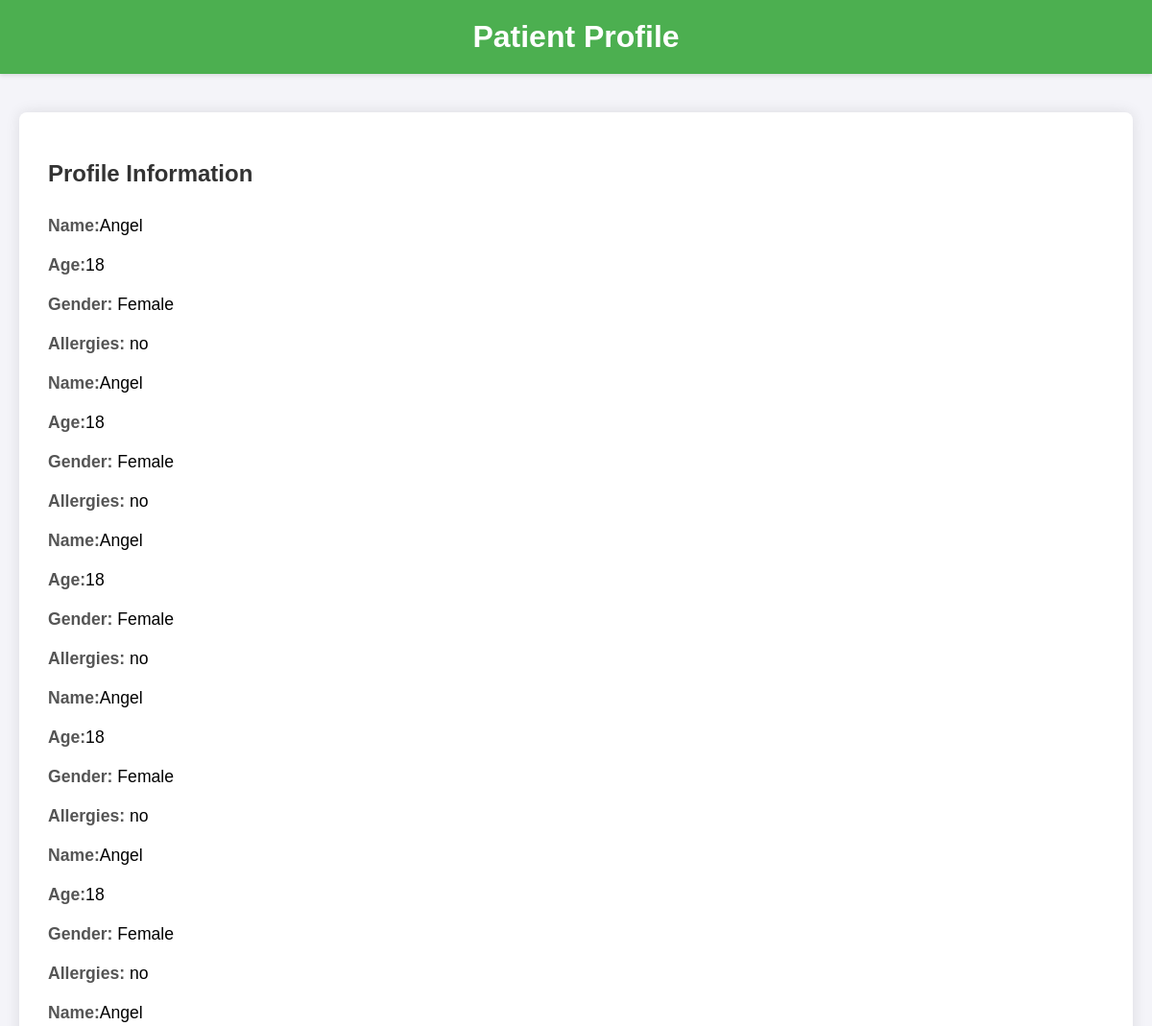
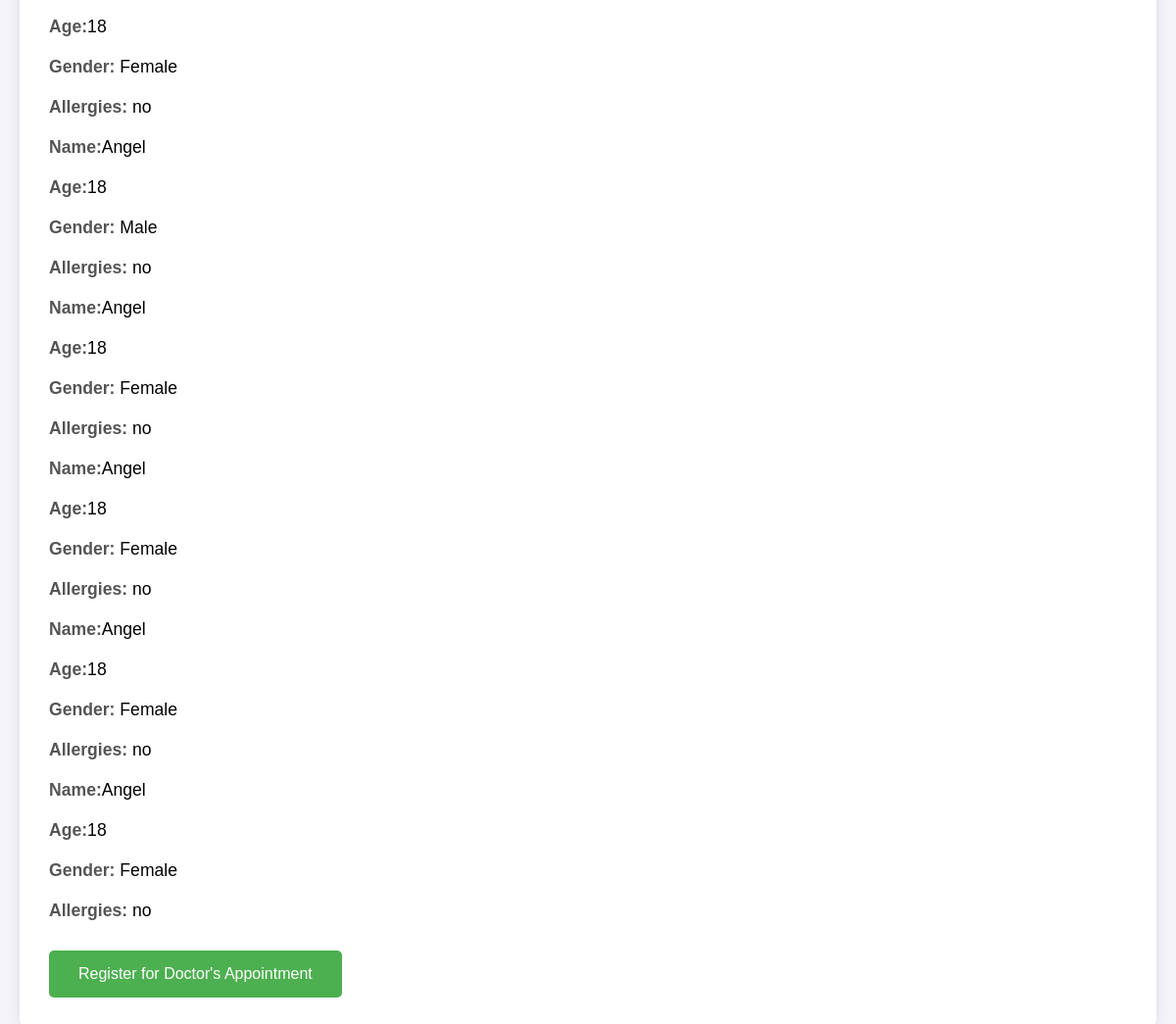
The page /patient-profile/ on the database as committed earlier (2 pictures, top to bottom).
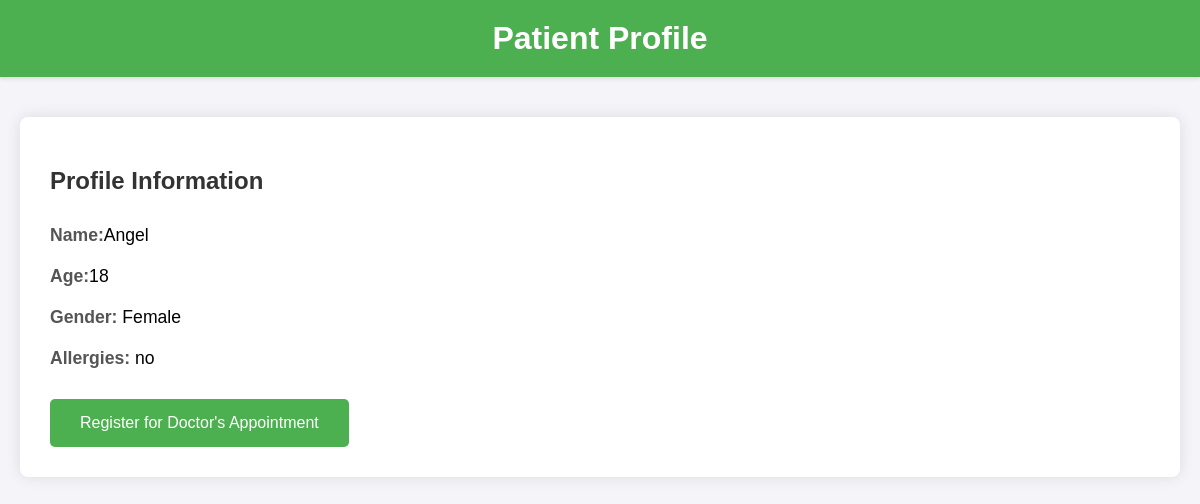
The same page on the database as committed later.
### med/models.py (models this page shows)
class Patient(models.Model):
    name = models.CharField(max_length=100)
    age = models.IntegerField()
    gender = models.CharField(max_length=100)
    bloodgroup = models.CharField(max_length=100, null=True, blank=True)
    allergies = models.CharField(max_length=100, null=True, blank=True)
    class Meta:
        db_table="patient"

### med/views.py (the view)
# urls.py: path('patient-profile/', patient_profile, name='patient-profile')
def patient_profile(request):
	patient = Patient.objects.all()
	print(patient)
	context = {'patient': patient}
	return render(request, 'patient_profile.html', context)

### med/templates/patient_profile.html (shortened to what this page needs)
<!DOCTYPE html>
<html lang="en">
<head>
</head>
<body>
    <header>
        <h1>Patient Profile</h1>
    </header>
    <main>
        <section>
            <h2>Profile Information</h2>
            <div class="profile-info">
                {% for pat in patient %}
                <p><strong>Name:</strong>{{ pat.name }}</p>
                <p><strong>Age:</strong>{{ pat.age }}</p>
                <p><strong>Gender:</strong> {{ pat.gender }}</p>
                <p><strong>Allergies:</strong> {{ pat.allergies }}</p>
                {% endfor %}
            </div>
            <div class="button-container">
                <button onclick="window.location.href=">Register for Doctor's Appointment</button>
            </div>
        </section>
    </main>
</body>
</html>

Rows that differ between the two databases and show on the page:
removed Patient: name "Angel", age "18", gender "Female", allergies "no"
removed Patient: name "Angel", age "18", gender "Female", allergies "no"
removed Patient: name "Angel", age "18", gender "Female", allergies "no"
removed Patient: name "Angel", age "18", gender "Female", allergies "no"
removed Patient: name "Angel", age "18", gender "Female", allergies "no"
removed Patient: name "Angel", age "18", gender "Male", allergies "no"
removed Patient: name "Angel", age "18", gender "Female", allergies "no"
removed Patient: name "Angel", age "18", gender "Female", allergies "no"
removed Patient: name "Angel", age "18", gender "Female", allergies "no"
removed Patient: name "Angel", age "18", gender "Female", allergies "no"
